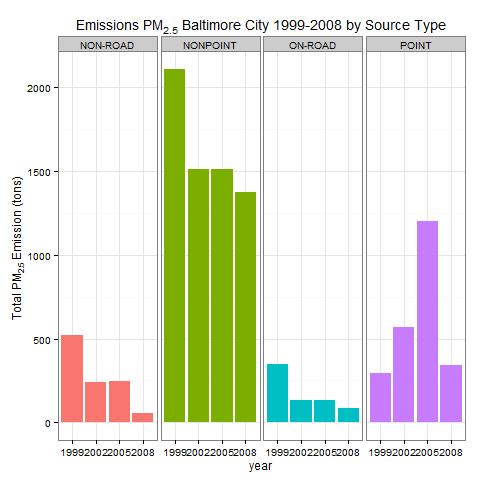

This figure's R source:
## Coursera Exploratory data analysis
## Course project 2
## Plot 3

# 1. Read in the files
NEI <- readRDS("summarySCC_PM25.rds")
SCC <- readRDS("Source_Classification_Code.rds")

# 2. Of the four types of sources indicated by the type 
# (point, nonpoint, onroad, nonroad) variable, which of 
# these four sources have seen decreases in emissions from 
# 1999-2008 for Baltimore City? Which have seen increases in 
# emissions from 1999-2008? Use the ggplot2 plotting system to 
# make a plot answer this question.

# Load library required
library(ggplot2)

# Subset and clean data

baltimorecity <- subset(NEI, fips == "24510")
totalPM25 <- tapply(baltimorecity$Emissions, baltimorecity$year, sum)

# Make the plot

png("plot3.png")

ggplot(baltimorecity,aes(factor(year),Emissions,fill=type)) +
      theme_bw() + geom_bar(stat="identity") + guides(fill=FALSE)+
      facet_grid(.~type,scales = "free",space="free") + 
      labs(x="year", y=expression("Total PM"[2.5]*" Emission (tons)")) + 
      labs(title=expression("Emissions PM"[2.5]*" Baltimore City 1999-2008 by Source Type"))

dev.off()
